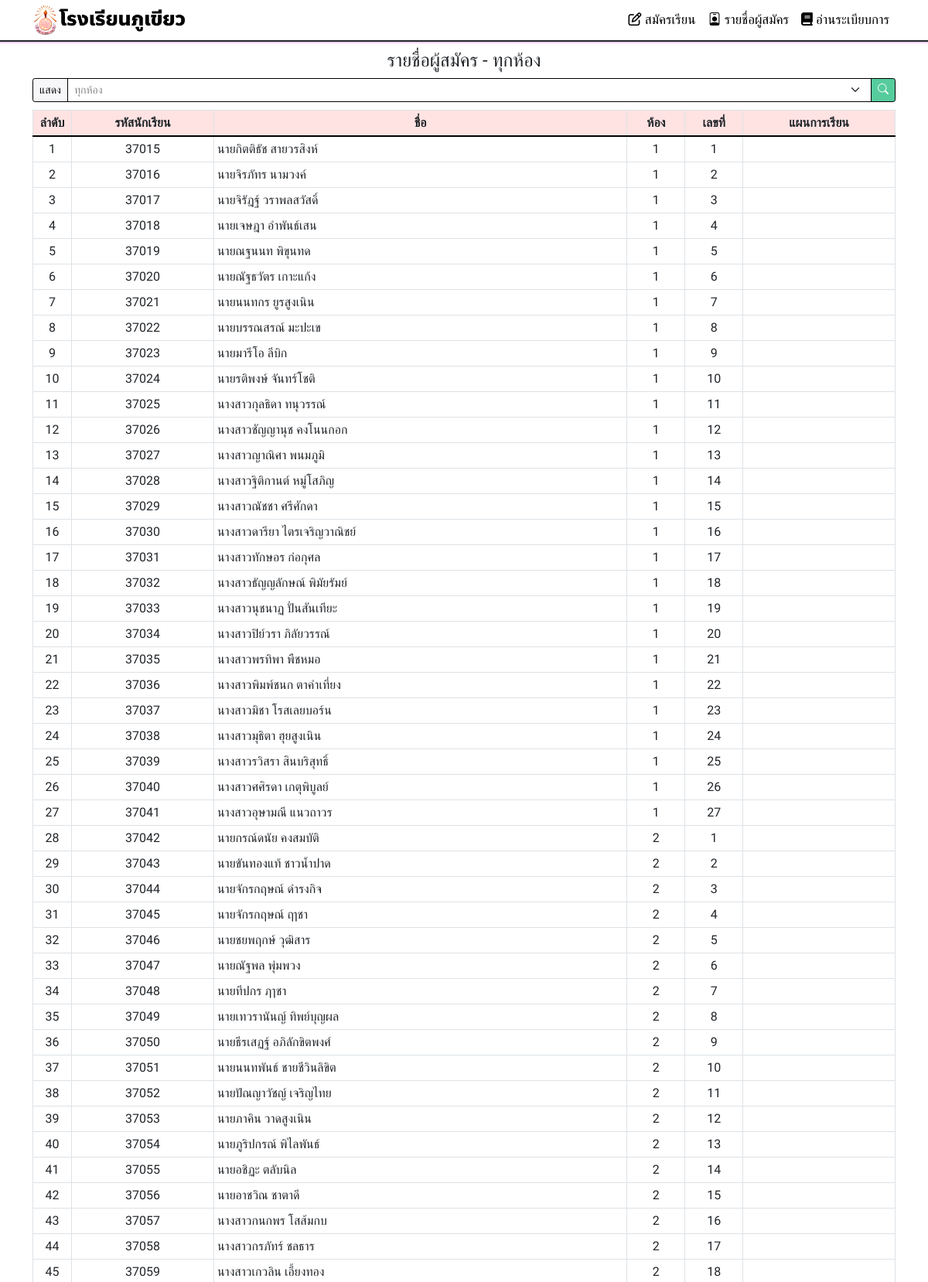
Page /students.php (upper part) on the committed database.
### tables this page shows
CREATE TABLE `students` (
  `sid` int(11) NOT NULL,
  `username` varchar(255) NOT NULL,
  `password` varchar(255) NOT NULL,
  `name` varchar(255) NOT NULL,
  `room` varchar(255) NOT NULL,
  `student_number` varchar(255) NOT NULL,
  `plan` text NOT NULL,
  `grade` int(11) NOT NULL,
  `math` int(11) NOT NULL,
  `sci` int(11) NOT NULL,
  `zero` int(11) NOT NULL,
  `point` int(255) NOT NULL
);

### students.php (the view, shortened to what this page needs)
<?php require 'helper/server/db.php';
    $selectedRoom = isset($_GET['room']) ? $_GET['room'] : '';
    $roomPrefix = ($selectedRoom !== '') ? "ห้อง $selectedRoom" : "ทุกห้อง";
    $sql = "SELECT * FROM students";
    $result = $conn->query($sql);
?>
<!DOCTYPE html>
<html lang="en">
<head>
    <link rel="stylesheet" href="helper/bootstrap/css/bootstrap.min.css">
    <link href="https://unpkg.com/aos@2.3.1/dist/aos.css" rel="stylesheet">
    <link rel="stylesheet" href="https://cdn.jsdelivr.net/npm/bootstrap-icons@1.11.2/font/bootstrap-icons.min.css">
    <link rel="stylesheet" href="helper/style.css">
</head>
<body style="font-family: Prompt, sans-serif;">
    <?php require 'helper/source/header.php' ?>
    <main>
        <div class="container">
            <div style="padding-top: 10px;">
                <h4 class="text-center">รายชื่อผู้สมัคร - <?php echo  $roomPrefix; ?></h4>
            </div>
            <form class="d-xl-flex justify-content-xl-center" style="margin-bottom: 10px;" method="get">
                <div class="input-group input-group-sm d-flex d-xl-flex justify-content-end justify-content-xl-end"><span class="input-group-text" style="color: rgb(13,12,12);border-color: rgb(0,0,0); background-color: #f7f7f9;">แสดง</span>
                    <select class="form-select" required="" style="border-color: rgb(0,0,0); color: #888;" name="room">
                        <option value="" <?php echo ($selectedRoom === '') ? 'selected' : ''; ?>>ทุกห้อง</option>
                    </select>
                    <button class="btn btn-primary" type="submit" style="border-color: rgb(0,0,0);"><i class="bi bi-search"></i></button>
                </div>
            </form>
            <div class="table-responsive" style="padding-bottom: 10px;">
                <table class="table table-sm table-bordered">
                    <thead>
                        <tr class="text-center text-dark" style="background: #ffe3e3;border-bottom: 2px solid rgb(0,0,0);">
                            <th style="width: 50px;">ลำดับ</th>
                            <th>รหัสนักเรียน</th>
                            <th>ชื่อ</th>
                            <th style="width: 75px;">ห้อง</th>
                            <th style="width: 75px;">เลขที่</th>
                            <th>แผนการเรียน</th>
                        </tr>
                    </thead>
                    <?php $i = 1; while($row = $result->fetch_assoc()): ?>
                    <tbody>
                        <tr class="text-black">
                            <td class="text-center"><?php echo $i; ?></td>
                            <td class="text-center"><?php echo $row['username'];?></td>
                            <td><?php echo $row['name'];?></td>
                            <td class="text-center"><?php echo $row['room'];?></td>
                            <td class="text-center"><?php echo $row['student_number'];?></td>
                            <td><?php echo $row['plan'];?></td>
                        </tr>
                    </tbody>
                    <?php $i++; endwhile; ?>
                </table>
            </div>
        </div>
    </main>
</body>
</html>

### helper/source/header.php (shortened to what this page needs)
<header>
    <nav class="navbar navbar-light navbar-expand-md sticky-top" style="padding: 0; border-bottom-width: 2px; border-bottom-style: solid; box-shadow: 0px 2px rgba(255,107,213,0.32);">
        <div class="container">
            <a class="navbar-brand" href="./">
                <img src="helper/media/bannerlogo.png" width="200px">
            </a>
            <div class="collapse navbar-collapse d-xl-flex justify-content-xl-end" id="navcol-1">
                <ul class="navbar-nav ms-auto" style="font-size: 17px;">
                    <li class="nav-item">
                        <a class="nav-link" href="account.php"><i class="far fa-edit"></i>&nbsp;สมัครเรียน</a>
                    </li>
                    <li class="nav-item">
                        <a class="nav-link" href="students.php"><i class="bi bi-person-badge"></i>&nbsp;รายชื่อผู้สมัคร</a>
                    </li>
                    <li class="nav-item">
                        <a class="nav-link" href="regulations.php"><i class="fas fa-book"></i>&nbsp;อ่านระเบียบการ</a>
                    </li>
                </ul>
            </div>
        </div>
    </nav>
</header>

### helper/style.css (style rules this page uses)
body { position: relative; font-family: 'Prompt', sans-serif; }
.btn-primary { background-color: #56cc9d; }
.navbar-nav .nav-item .nav-link { color: #000000; }
ul li a { color: #f26b8a; transition: color 0.3s; text-decoration: none; }
a { color: #f26b8a; transition: color 0.3s; text-decoration: none; }

### rows in the picture
students: username "37015", name "นายกิตติธัช สายวรสิงห์", room "1", student_number "1"
students: username "37016", name "นายจิรภัทร นามวงค์", room "1", student_number "2"
students: username "37017", name "นายจิรัฎฐ์ วราพลสวัสดิ์", room "1", student_number "3"
students: username "37018", name "นายเจษฎา อำพันธ์เสน", room "1", student_number "4"
students: username "37019", name "นายณฐนนท พิขุนทด", room "1", student_number "5"
students: username "37020", name "นายณัฐธวัตร เกาะแก้ง", room "1", student_number "6"
students: username "37021", name "นายนนทกร ยูรสูงเนิน", room "1", student_number "7"
students: username "37022", name "นายบรรณสรณ์ มะปะเข", room "1", student_number "8"
students: username "37023", name "นายมารีโอ ลีบิก", room "1", student_number "9"
students: username "37024", name "นายรติพงษ์ จันทร์โชติ", room "1", student_number "10"
students: username "37025", name "นางสาวกุลธิดา ทนุวรรณ์", room "1", student_number "11"
students: username "37026", name "นางสาวชัญญานุช คงโนนกอก", room "1", student_number "12"
students: username "37027", name "นางสาวญาณิศา พนมภูมิ", room "1", student_number "13"
students: username "37028", name "นางสาวฐิติกานต์ หมู่โสภิญ", room "1", student_number "14"
students: username "37029", name "นางสาวณัชชา ศรีศักดา", room "1", student_number "15"
students: username "37030", name "นางสาวดารียา ไตรเจริญวาณิชย์", room "1", student_number "16"
students: username "37031", name "นางสาวทักษอร ก่อกุศล", room "1", student_number "17"
students: username "37032", name "นางสาวธัญญลักษณ์ พิมัยรัมย์", room "1", student_number "18"
students: username "37033", name "นางสาวนุชนาฏ ปั่นสันเทียะ", room "1", student_number "19"
students: username "37034", name "นางสาวปิย์วรา ภิลัยวรรณ์", room "1", student_number "20"
students: username "37035", name "นางสาวพรทิพา พืชหมอ", room "1", student_number "21"
students: username "37036", name "นางสาวพิมพ์ชนก ตาคำเที่ยง", room "1", student_number "22"
students: username "37037", name "นางสาวมิชา โรสเลยบอร์น", room "1", student_number "23"
students: username "37038", name "นางสาวมุธิตา ฮุยสูงเนิน", room "1", student_number "24"
students: username "37039", name "นางสาวรวิสรา สินบริสุทธิ์", room "1", student_number "25"
students: username "37040", name "นางสาวศศิรดา เกตุพิบูลย์", room "1", student_number "26"
students: username "37041", name "นางสาวอุษามณี แนวถาวร", room "1", student_number "27"
students: username "37042", name "นายกรณ์ดนัย คงสมบัติ", room "2", student_number "1"
students: username "37043", name "นายขันทองแท้ ชาวน้ำปาด", room "2", student_number "2"
students: username "37044", name "นายจักรกฤษณ์ ดำรงกิจ", room "2", student_number "3"
students: username "37045", name "นายจักรกฤษณ์ ฤาชา", room "2", student_number "4"
students: username "37046", name "นายชยพฤกษ์ วุฒิสาร", room "2", student_number "5"
students: username "37047", name "นายณัฐพล พุ่มพวง", room "2", student_number "6"
students: username "37048", name "นายทีปกร ฦๅชา", room "2", student_number "7"
students: username "37049", name "นายเทวรานันญ์ ทิพย์บุญผล", room "2", student_number "8"
students: username "37050", name "นายธีรเสฏฐ์ อภิลักขิตพงศ์", room "2", student_number "9"
students: username "37051", name "นายนนทพันธ์ ชายชีวินลิขิต", room "2", student_number "10"
students: username "37052", name "นายปัณญาวัชญ์ เจริญไทย", room "2", student_number "11"
students: username "37053", name "นายภาคิน วาดสูงเนิน", room "2", student_number "12"
students: username "37054", name "นายภูริปกรณ์ พิไลพันธ์", room "2", student_number "13"
students: username "37055", name "นายอชิฏะ ตลับนิล", room "2", student_number "14"
students: username "37056", name "นายอาชวิณ ชาตาดี", room "2", student_number "15"
students: username "37057", name "นางสาวกนกพร โสส้มกบ", room "2", student_number "16"
students: username "37058", name "นางสาวกรภัทร์ ชลธาร", room "2", student_number "17"
students: username "37059", name "นางสาวเกวลิน เอี้ยงทอง", room "2", student_number "18"

### other values in the picture
$roomPrefix "ทุกห้อง"
